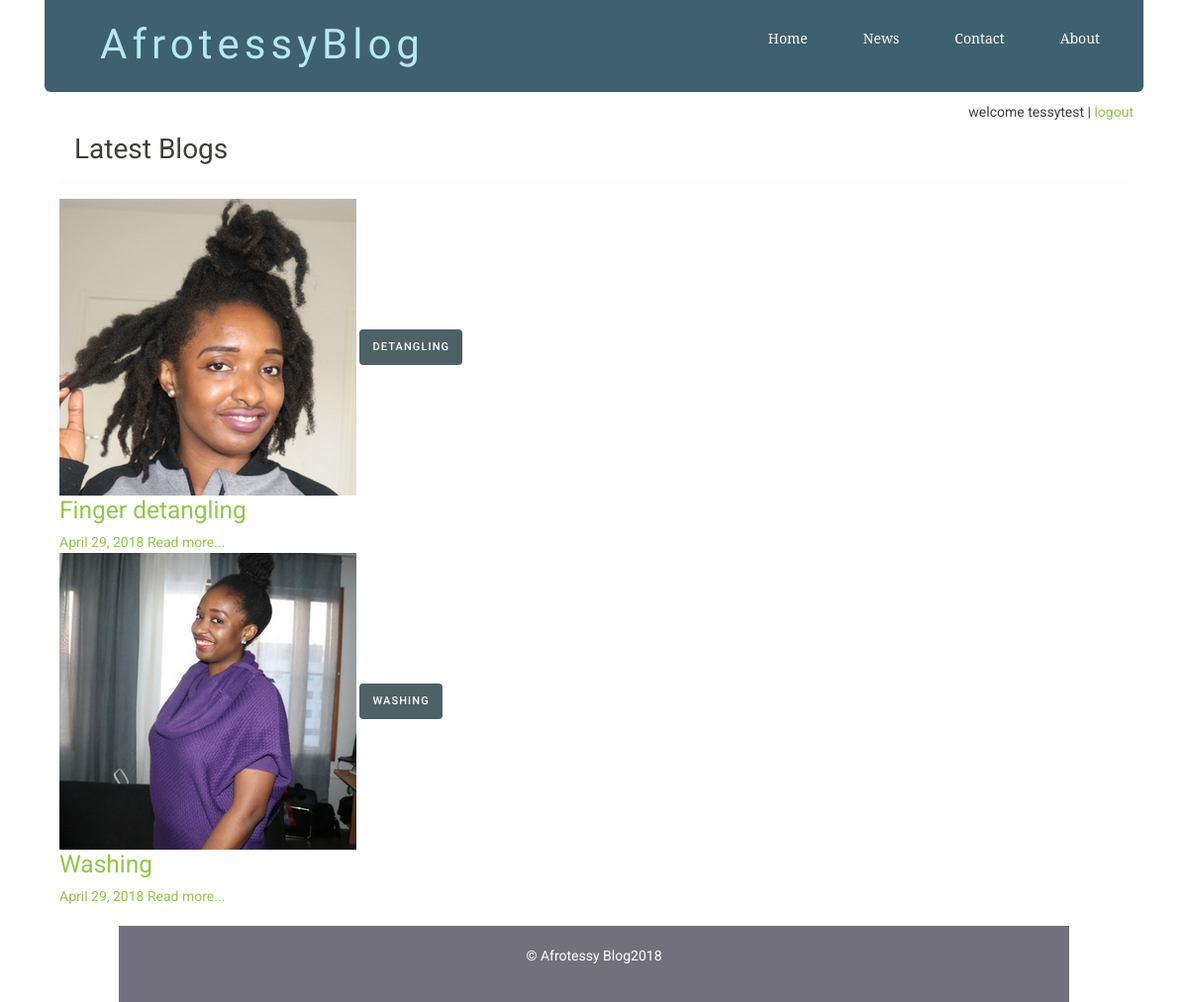
Page /index.php (signed in) on the committed database.
### tables this page shows
CREATE TABLE `posts` (
  `id` int(11) NOT NULL,
  `user_id` int(11) DEFAULT NULL,
  `title` varchar(255) NOT NULL,
  `slug` varchar(255) NOT NULL,
  `views` int(11) NOT NULL DEFAULT '0',
  `image` varchar(255) NOT NULL,
  `body` text NOT NULL,
  `published` tinyint(1) NOT NULL,
  `created_at` timestamp NOT NULL DEFAULT CURRENT_TIMESTAMP ON UPDATE CURRENT_TIMESTAMP,
  `updated_at` timestamp NOT NULL DEFAULT '0000-00-00 00:00:00'
);

CREATE TABLE `topics` (
  `id` int(11) NOT NULL,
  `name` varchar(255) NOT NULL,
  `slug` varchar(255) DEFAULT NULL
);

### includes/public_functions.php (called while the page is built, shortened)
<?php
function getPublishedPosts() {
	global $conn;
	$sql = "SELECT * FROM posts WHERE published=true";
	$result = mysqli_query($conn, $sql);
	$posts = mysqli_fetch_all($result, MYSQLI_ASSOC);
	$final_posts = array();
	foreach ($posts as $post) {
		$post['topic'] = getPostTopic($post['id']);
		array_push($final_posts, $post);
	}
	return $final_posts;
}
function getPostTopic($post_id){
	global $conn;
	$sql = "SELECT * FROM topics WHERE id=
			(SELECT topic_id FROM post_topic WHERE post_id=$post_id) LIMIT 1";
	$result = mysqli_query($conn, $sql);
	$topic = mysqli_fetch_assoc($result);
	return $topic;
}
?>

### index.php (the view, shortened to what this page needs)
<?php require_once('config.php') ?>
<?php require_once( ROOT_PATH . '/includes/public_functions.php') ?>
<?php $posts = getPublishedPosts(); ?>
<?php require_once( ROOT_PATH . '/includes/head_section.php') ?>
</head>
<body>
	<div class="container">
		<?php include( ROOT_PATH . '/includes/navbar.php') ?>
</div>
<div class="container">
		<?php include( ROOT_PATH . '/includes/banner.php') ?>
<div class="container">
		<div class="container">
			<h2 class="content-title">Latest Blogs</h2>
	</div>
			<hr>
			<?php foreach ($posts as $post): ?>
	<div class="post" style="margin-left: 0px;">
		<img src="<?php echo BASE_URL . '/static/images/' . $post['image']; ?>" class="post_image" alt="">
		<?php if (isset($post['topic']['name'])): ?>
			<a
				href="<?php echo BASE_URL . 'filtered_posts.php?topic=' . $post['topic']['id'] ?>"
				class="btn category">
				<?php echo $post['topic']['name'] ?>
			</a>
		<?php endif ?>
		<a href="single_post.php?post-slug=<?php echo $post['slug']; ?>">
			<div class="post_info">
				<h3><?php echo $post['title'] ?></h3>
				<div class="info">
					<span><?php echo date("F j, Y ", strtotime($post["created_at"])); ?></span>
					<span class="read_more">Read more...</span>
				</div>
			</div>
		</a>
	</div>
<?php endforeach ?>
		</div>
		<?php include( ROOT_PATH . '/includes/footer.php') ?>

### static/css/public_styling.css (style rules this page uses)
* { margin: 0px; padding: 0px; }
html { height: 100%; box-sizing: border-box; }
body { position: relative; margin: 0; padding-bottom: 6rem; min-height: 100%; }
h1, h2, h3, h4, h5, h6 { color: #444; font-family: 'Averia Serif Libre', cursive; }
a { text-decoration: none; }
hr { margin: 10px 0px; opacity: .25; }
.btn { color: white; background: #4E6166; text-align: center; border: none; border-radius: 5px; display: block; letter-spacing: .1em; margin: 10px 0px; padding: 13px 20px; text-decoration: none; }
.container { width: 80%; margin: 0px auto; }

### rows in the picture
posts: image (picture), title "Finger detangling", created_at "April 29, 2018"
topics: name "DETANGLING"
posts: image (picture), title "Washing", created_at "April 29, 2018"
topics: name "WASHING"

### other values in the picture
$_SESSION['user']['username'] "tessytest"
date ('Y') "2018"
